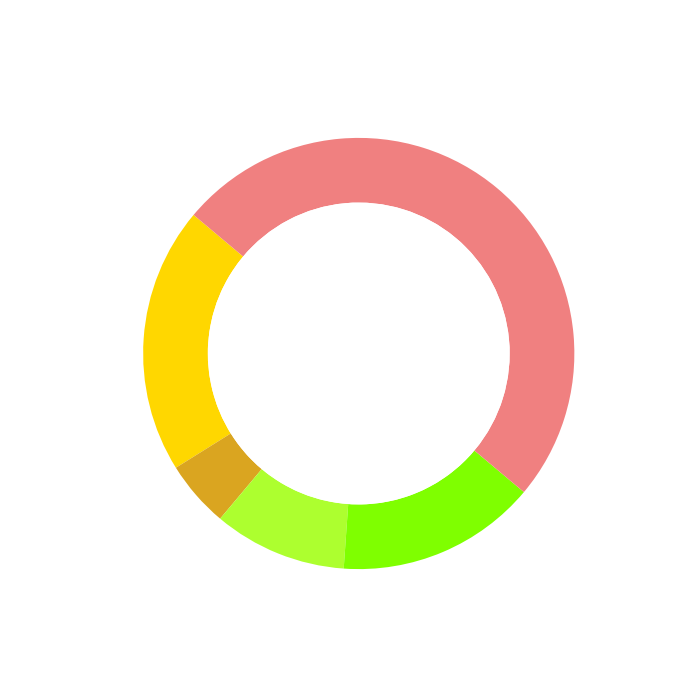

Write the Python code that produced this figure.
import matplotlib.pyplot as plt

creatures = ['Elves', 'Fairies', 'Dwarves', 'Wizards', 'Trolls', 'Dragons']
snacks = ['Pixie Dust Doughnuts', 'Enchanted Apples', 'Mystic Muffins', 'Spellbound Scones', 'Charismatic Chews']

data = {
    'Elves': [40, 20, 15, 10, 15],
    'Fairies': [25, 40, 10, 20, 5],
    'Dwarves': [30, 10, 30, 20, 10],
    'Wizards': [20, 25, 20, 25, 10],
    'Trolls': [10, 15, 35, 5, 35],
    'Dragons': [20, 5, 10, 15, 50]
}

colors = ['#ffd700', '#daa520', '#adff2f', '#7fff00', '#f08080']

def plot_creature_pie_chart(data, creature, snacks, colors):
    fig, ax = plt.subplots(figsize=(7, 7))
    
    ax.pie(
        data,
        labels=None,
        autopct=None,
        startangle=140,
        colors=colors,
        wedgeprops=dict(width=0.3, edgecolor='none'),
        pctdistance=0.85
    )
    
    centre_circle = plt.Circle((0, 0), 0.70, fc='white')
    fig.gca().add_artist(centre_circle)
    
    ax.set(aspect="equal", title="")
    
    plt.show()

for creature, data in data.items():
    plot_creature_pie_chart(data, creature, snacks, colors)
